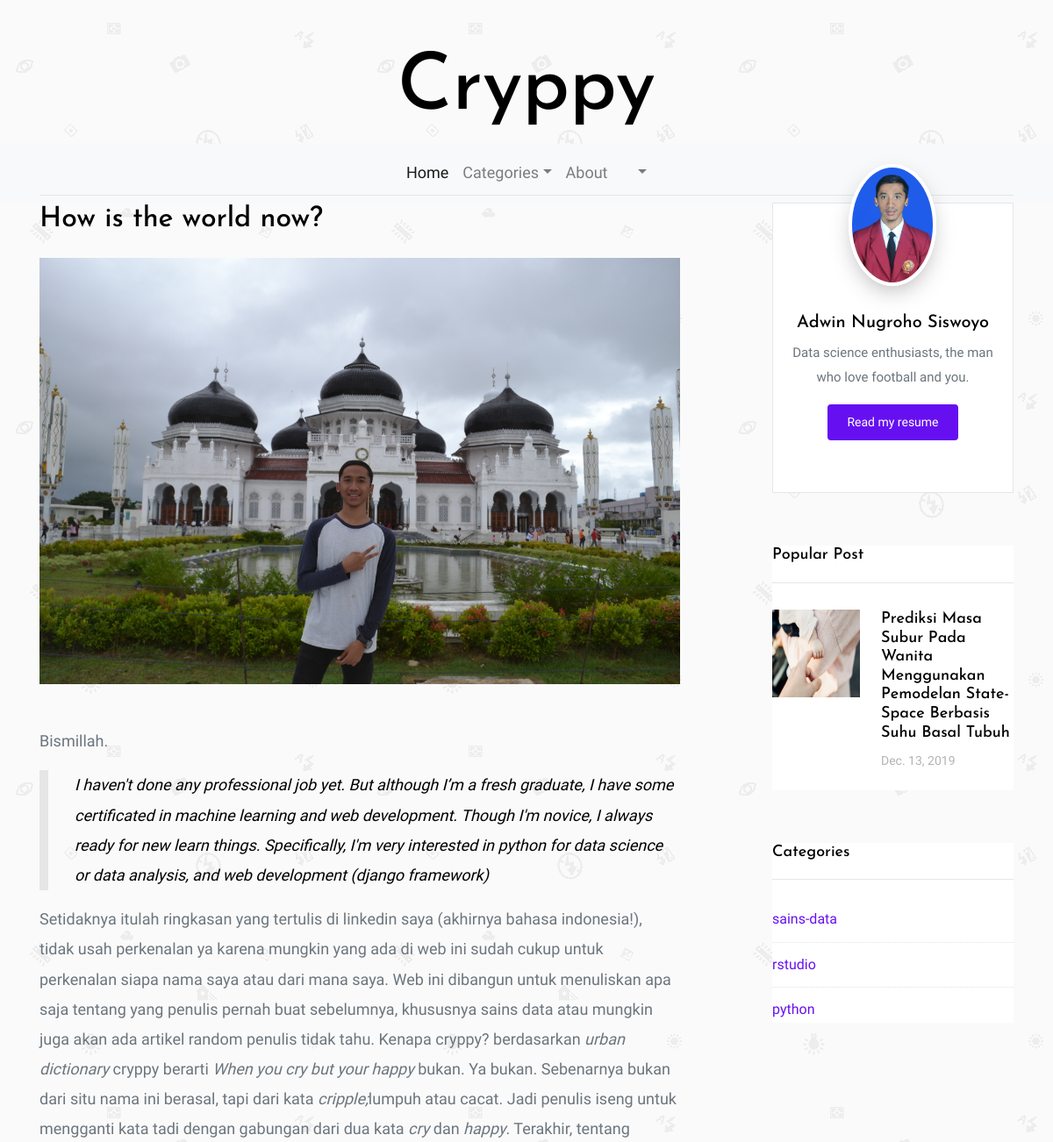
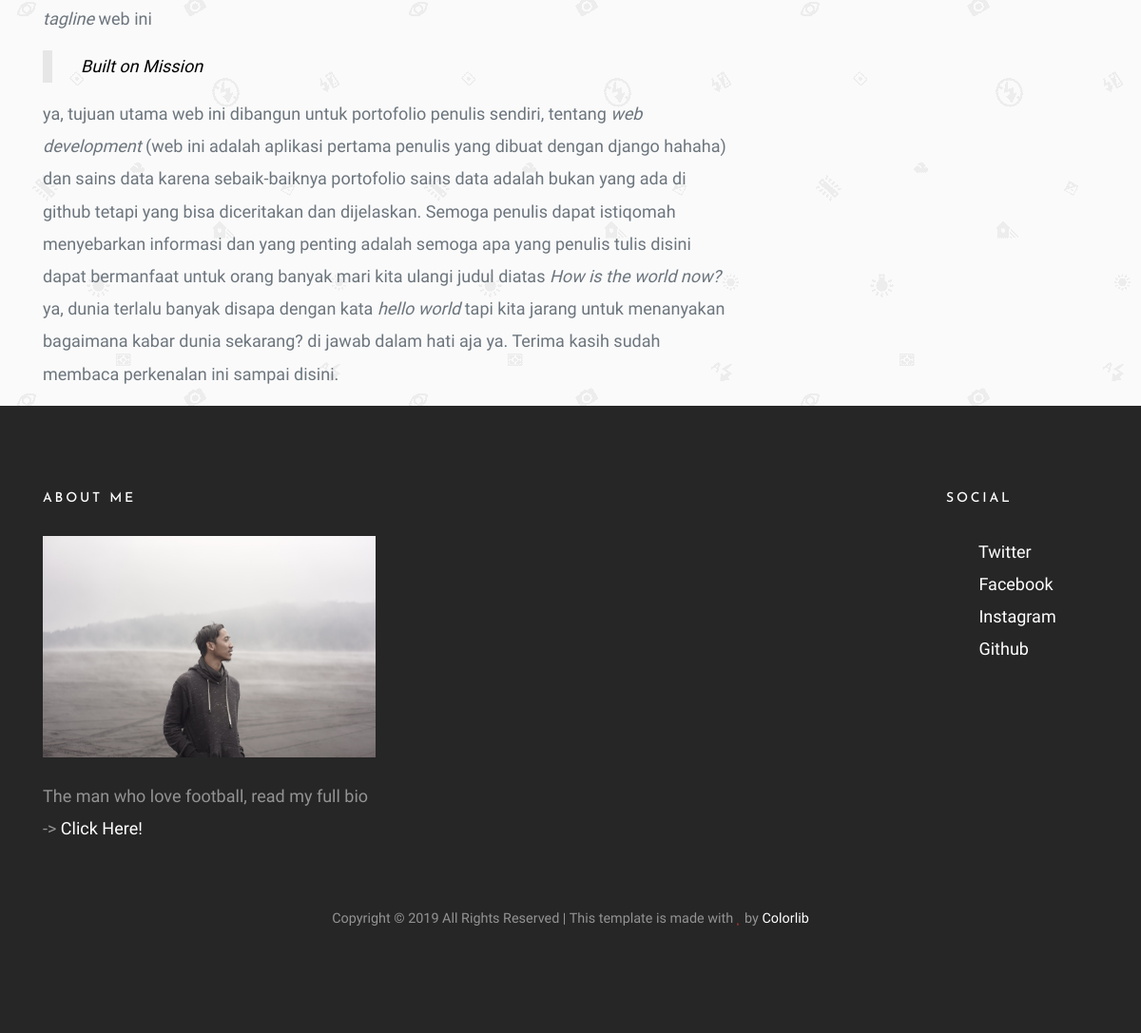
The page /about/ on the database its author committed (2 pictures, top to bottom).
### article/models.py (models this page shows, shortened)
class Article(models.Model):
    title           = models.CharField(max_length=255, unique=True)
    overview        = models.TextField()
    content         = RichTextUploadingField()
    timestamp       = models.DateTimeField(auto_now_add=True)
    comment_count   = models.IntegerField(default=0)
    author          = models.ForeignKey(Author, on_delete=models.CASCADE)
    thumbnail       = models.ImageField(null=True, blank=True)
    categories      = models.ManyToManyField(Category)
    slug            = models.SlugField(blank=True, editable=False)

class Category(models.Model):
    title = models.CharField(max_length=20)
    def __str__(self):
        return "{}".format(self.title)

### myproject/views.py (the view)
# urls.py: path('about/', aboutView, name='about')
def aboutView(request):
    articles            = Article.objects.all()
    articles_by_comment = Article.objects.order_by('comment_count')[0:3]
    categories          = Category.objects.all()
    latest              = Article.objects.order_by('-timestamp')
    context             = {
        'page_title': 'Cryppy | About Me',
        'heading': 'How is the world now?',
        'articles':articles,
        'categories':categories,
        'latest':latest,
        'articles_by_comment':articles_by_comment,
    }
    return render(request, 'article/about.html', context)

### article/templates/article/about.html (shortened to what this page needs)
{% extends 'base.html' %}
{% load static %}
{% block contents %}
<div class="row blog-entries element-animate">
    <div class="col-md-12 col-lg-8 main-content">
        <h2 class="mb-4">{{heading}}</h2>
        <p class="mb-5"><img src="{% static 'blog/images/foto_about_page.JPG' %}" alt="Image placeholder" class="img-fluid"></p>
        <p><strong>Bismillah.</strong></p>
        <blockquote>
        <p>I haven't done any professional job yet. But although I’m a fresh graduate, I have some certificated in machine learning and web development. Though I'm novice, I always ready for new learn things. Specifically, I'm very interested in python for data science or data analysis, and web development (django framework)</p>
        </blockquote>
        <p>Setidaknya itulah ringkasan yang tertulis di linkedin saya (akhirnya bahasa indonesia!),
          tidak usah perkenalan ya karena mungkin yang ada di web ini sudah cukup untuk perkenalan
          siapa nama saya atau dari mana saya. Web ini dibangun untuk menuliskan apa saja tentang
          yang penulis pernah buat sebelumnya, khususnya sains data atau mungkin juga akan ada artikel random penulis tidak tahu.
          Kenapa <b>cryppy</b>? berdasarkan <em> urban dictionary</em> <b> cryppy</b> berarti <em>When you cry but your happy</em>
          bukan. Ya bukan. Sebenarnya bukan dari situ nama ini berasal, tapi dari kata <em>cripple;</em>lumpuh atau cacat.
          Jadi penulis iseng untuk mengganti kata tadi dengan gabungan dari dua kata <em> cry</em> dan <em>happy</em>. Terakhir, tentang
          <em>tagline</em> web ini
        </p>
        <p>
          <blockquote><p>Built on Mission</p></blockquote> ya, tujuan utama web ini
          dibangun untuk portofolio penulis sendiri, tentang <em>web development</em> (web ini adalah aplikasi pertama penulis yang dibuat dengan django hahaha) dan sains data karena sebaik-baiknya
          portofolio sains data adalah bukan yang ada di github tetapi yang bisa diceritakan dan dijelaskan. Semoga penulis
          dapat istiqomah menyebarkan informasi dan yang penting adalah semoga apa yang penulis tulis disini dapat bermanfaat untuk orang banyak
          mari kita ulangi judul diatas <em>How is the world now?</em> ya, dunia terlalu banyak disapa dengan kata <em>hello world</em>
          tapi kita jarang untuk menanyakan bagaimana kabar dunia sekarang? di jawab dalam hati aja ya. Terima kasih sudah membaca perkenalan ini sampai disini.
        </p>
      </div>
      <div class="col-md-12 col-lg-4 sidebar">
          <div class="sidebar-box">
            <div class="bio text-center">
              <img src="{% static 'blog/images/foto.jpg' %}" alt="Image Placeholder" class="img-fluid">
              <div class="bio-body">
                <h2>Adwin Nugroho Siswoyo</h2>
                <p>Data science enthusiasts, the man who love football and you.</p>
                <p><a href="https://adwinugroho.github.io/" class="btn btn-primary btn-sm rounded">Read my resume</a></p>
                <p class="social">
                    <a href="http://www.facebook.com/adwinugroho94/" class="p-2"><span class="fa fa-facebook"></span></a>
                    <a href="http://www.twitter.com/adwinugroho/" class="p-2"><span class="fa fa-twitter"></span></a>
                    <a href="http://www.instagram.com/adwinnsiswoyo" class="p-2"><span class="fa fa-instagram"></span></a>
                    <a href="http://www.github.com/adwinugroho" class="p-2"><span class="fa fa-github"></span></a>
                    <a href="http://www.linkedin.com/in/adwin-nugroho-siswoyo" class="p-2"><span class="fa fa-linkedin"></span></a>
                  </p>
              </div>
            </div>
          </div>
          <div class="sidebar-box">
            <h3 class="heading">Popular Post</h3>
            <div class="post-entry-sidebar">
              <ul>
                  {% block list_recentpost %}
                  {% for obj in articles_by_comment %}
                    <li>
                      <a href="{% url 'article:detail' slugInput=obj.slug %}">
                        {% if obj.thumbnail %}
                          <img src="{{obj.thumbnail.url}}" alt="Image placeholder" class="mr-4" style="width:100px;height:100px;">
                        {% else %}
                          <img src="{% static 'blog/images/no-image.jpeg' %}" alt="Image placeholder" class="mr-4" style="width:100px;height:100px;">
                        {% endif %}
                        <div class="text">
                          <h4>{{obj.title}}</h4>
                        <div class="post-meta">
                          <span class="mr-2">{{obj.timestamp|date}}</span>
                        </div>
                      </div>
                    </a>
                  </li>
                  {% endfor %}
                {% endblock list_recentpost %}
              </ul>
            </div>
          </div>
          <div class="sidebar-box">
            <h3 class="heading">Categories</h3>
            {% block list_categories_sidebar %}
            <ul class="categories">
                {% for cat in categories %}
                  <li><a href="{% url 'article:category' categoryInput=cat %}">{{cat}}</a></li>
                {% endfor %}
              </ul>
            {% endblock list_categories_sidebar %}
          </div>
        </div>
      </div>
{% endblock contents %}

### static/blog/css/style.css (style rules this page uses)
body { background: #ccc url("../images/photography.png") repeat; font-family: "Inconsolata", SFMono-Regular, Menlo, Monaco, Consolas, "Liberation Mono", "Courier New", monospace; font-weight: 300; font-size: 18px; line-height: 1.9; color: #6c757d; }
a { -webkit-transition: .3s all ease; -o-transition: .3s all ease; transition: .3s all ease; text-decoration: none; }
h1, h2, h3, h4, h5 { color: #000; font-family: "Josefin Sans", -apple-system, BlinkMacSystemFont, "Segoe UI", Roboto, "Helvetica Neue", Arial, sans-serif, "Apple Color Emoji", "Segoe UI Emoji", "Segoe UI Symbol", "Noto Color Emoji"; }
.bio { padding: 15px; background: #fff; border: 1px solid #e6e6e6; font-weight: 400; }
.bio img { border: 4px solid #fff; -webkit-box-shadow: 0 10px 30px -10px rgba(0, 0, 0, 0.4); box-shadow: 0 10px 30px -10px rgba(0, 0, 0, 0.4); max-width: 100px; margin-top: -4em; border-radius: 50%; position: relative; margin-bottom: 30px; }
.bio h2 { font-size: 20px; }
.bio .bio-body .social a { color: #000; }
.blog-entries .post-meta { margin-bottom: 20px; font-size: 14px; color: #b3b3b3; }
.btn, .form-control { outline: none; -webkit-box-shadow: none !important; box-shadow: none !important; border-radius: 0; }
.btn { -webkit-transition: .3s all ease; -o-transition: .3s all ease; transition: .3s all ease; padding: 8px 20px; }
.btn.btn-primary { color: #fff; border-width: 2px; }
.btn.btn-sm { font-size: 14px; }
.sidebar { padding-left: 5em; }
.sidebar-box { margin-bottom: 4em; font-size: 15px; width: 100%; float: left; background: #fff; }
.sidebar-box *:last-child { margin-bottom: 0; }
.sidebar-box .heading { font-size: 18px; margin-bottom: 30px; padding-bottom: 20px; border-bottom: 1px solid #e6e6e6; }
.categories, .sidelink { padding: 0; margin: 0; font-weight: 400; }
.categories li, .sidelink li { padding: 0; margin: 0; position: relative; margin-bottom: 10px; padding-bottom: 10px; border-bottom: 1px dotted #dee2e6; list-style: none; }
.categories li:last-child, .sidelink li:last-child { margin-bottom: 0; border-bottom: none; padding-bottom: 0; }
.categories li a, .sidelink li a { display: block; font-size: 16px; }
.heading { color: #000; }
.post-entry-sidebar .post-meta { font-size: 14px; color: #b3b3b3; }
.post-entry-sidebar ul { padding: 0; margin: 0; }
.post-entry-sidebar ul li { list-style: none; padding: 0 0 20px 0; margin: 0 0 20px 0; }
.post-entry-sidebar ul li a { display: table; }
.post-entry-sidebar ul li a img { width: 90px; }
.post-entry-sidebar ul li a img, .post-entry-sidebar ul li a .text { display: table-cell; vertical-align: middle; }
.post-entry-sidebar ul li a .text h4 { font-size: 18px; }
blockquote { padding-left: 30px; border-left: 10px solid #e6e6e6; }
blockquote p { font-size: 18px; font-style: italic; color: #000; }
.element-animate { opacity: 0; visibility: hidden; }

### rows shown on the page
Article: thumbnail (picture), title "Prediksi Masa Subur Pada Wanita Menggunakan Pemodelan State-Space Berbasis Suhu Basal Tubuh", timestamp "Dec. 13, 2019"
Category: title "sains-data"
Category: title "rstudio"
Category: title "python"

### other values the page prints
{{ heading }} "How is the world now?"
